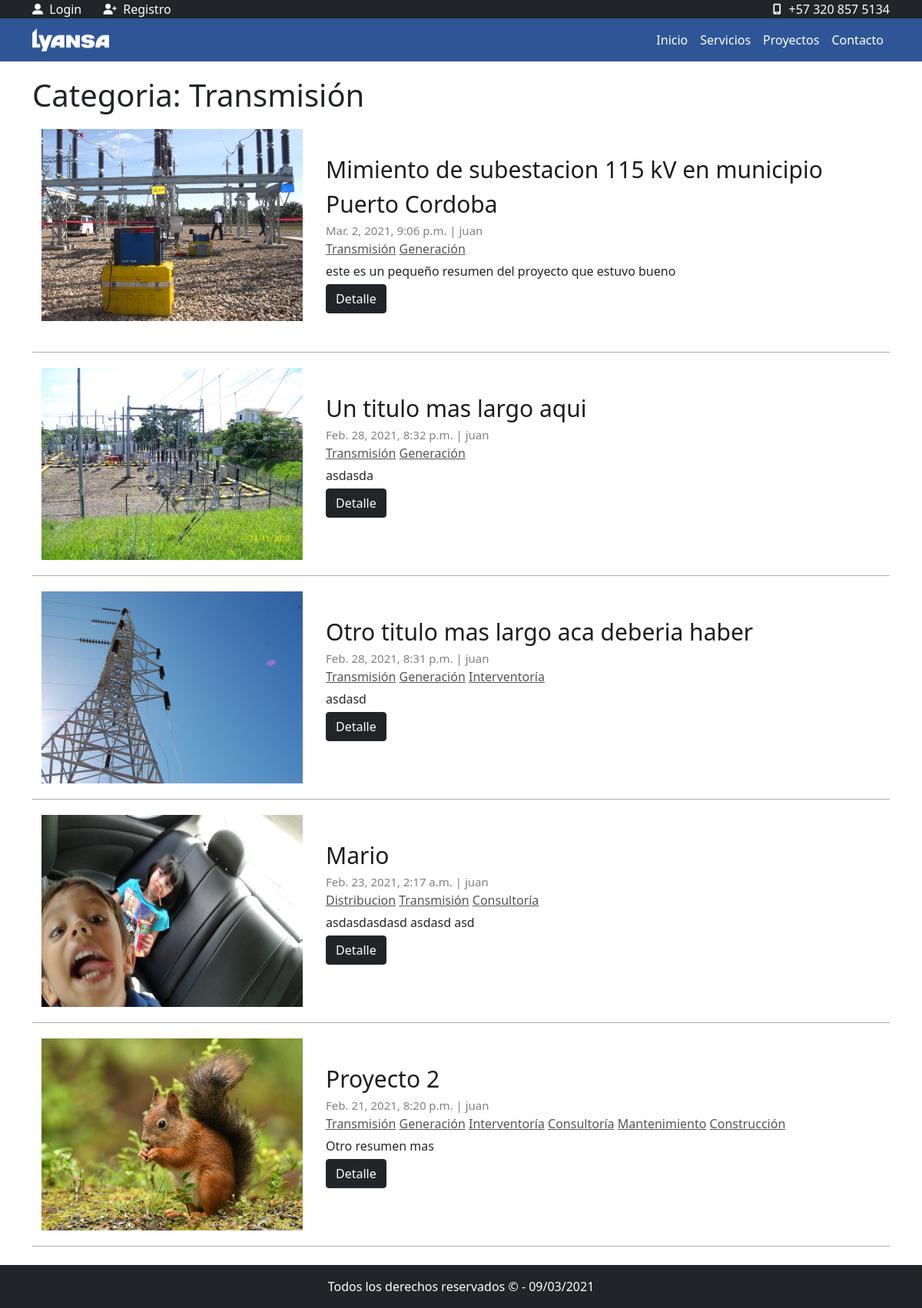
The app's page /categoria/Transmisión/ with its own data.
### Apps/proyectos/models.py (models this page shows, shortened)
class Proyecto(models.Model):
    nombre = models.CharField(max_length=150,verbose_name="Titulo")
    year = models.IntegerField(verbose_name="Año")
    resumen = models.CharField(verbose_name="Resumen", max_length=250)
    Categories = models.ManyToManyField(Categoria, verbose_name="Categorias", blank=True, related_name="articulos")
    descripcion = RichTextField(verbose_name="Descripcion",blank=True)
    imagen = models.ImageField(upload_to="media", height_field=None, width_field=None, max_length=None,blank=True)
    user = models.ForeignKey(User, verbose_name="Usuario", on_delete=models.CASCADE, editable=False)
    publico = models.BooleanField(default=False)
    created_at = models.DateTimeField(auto_now_add=True, verbose_name="Creado el")
    updated_at= models.DateTimeField(auto_now=True, verbose_name="Actualizado el")
    objects = PortadasManager()
    class Meta:
        verbose_name= "Proyecto"
        verbose_name_plural = "Proyectos"

class Categoria(models.Model):
    nombre = models.CharField(verbose_name="Categoria", max_length=100)
    descripcion = models.CharField(verbose_name="Descripcion", max_length=250)
    class Meta:
        verbose_name = "Categoria"
        verbose_name_plural = "Categorias"
    def __str__(self):
        return self.nombre

### Apps/proyectos/views.py (the view)
# urls.py: path('categoria/<nombre>/',views.VistaxCategoria.as_view(),name="listacategoria"),
class VistaxCategoria(ListView):
    model = Proyecto
    context_object_name= "proyectos"
    template_name= "proyectos/categorias.html"
    def get_queryset(self):
        categoria = self.kwargs['nombre']
        lista = Proyecto.objects.filter(Categories__nombre=categoria,publico=True).order_by("-created_at")
        return lista
    def get_context_data(self, **kwargs):
        dpto = self.kwargs['nombre']
        context = super().get_context_data(**kwargs)
        context["dpto"] = dpto
        return context

### templates/proyectos/categorias.html (shortened to what this page needs)
{% extends 'layout.html' %}
{%load static%}
  {% block content %}
  {% include 'header.html' %}
  <div class="container">
    <h1 style="margin: 20px 0px;"> Categoria: {{dpto}} </h1>
    {% include 'proyectos/bucle.html' %}
  </div>
  {% endblock content %}

### templates/proyectos/bucle.html
{% for pr in proyectos %}
             <div class="container" style="margin-top: 20px; padding-bottom: 20px; border-bottom: 1px solid #aaa">
                  {% if pr.imagen != 'null'  and pr.imagen.url|length >= 1  %}
                      <div style="float: left;">
                          <img src="{{pr.imagen.url}}" style="width: 340px; height:250px; margin-right: 30px;"/>
                        </div>
                  {% endif %}
                    <div id="cajalista">
                          <p><a class="nombreenlace" href="{% url 'proyecto_app:detalle' pr.id %}">{{pr.nombre}}</a></p>
                          <span class="date">{{pr.created_at}} | {{pr.user}}</span>
                          <p>
                            {% for categoria in pr.Categories.all %}
                            <a href="{% url 'proyecto_app:listacategoria' categoria.nombre %}" style="color: #555555;">{{categoria}}</a>
                            {% endfor %}
                          </p>
                          <p class="resumen">
                            {{pr.resumen}}
                          </p>
                          <a type="button" class="btn btn-dark" href="{% url 'proyecto_app:detalle' pr.id %}"> Detalle</a>
                    </div>
              </div>
    {% endfor %}

### static/css/estilos.css (style rules this page uses)
p { margin: 0; }
.date { font-size: 15px; color: gray; margin-bottom: 5px; }
.resumen { margin: 5px auto; }
.nombreenlace { font-size: 30px; font-style: normal; color: rgb(29, 27, 27); text-decoration: none; transition: all 300ms; }
#cajalista { padding-left: 30px; min-height: 250px; padding: 30px; }

### records on screen
Proyecto: imagen (picture), nombre "Mimiento de subestacion 115 kV en municipio Puerto Cordoba", created_at "Mar. 2, 2021, 9:06 p.m.", user "juan", resumen "este es un pequeño resumen del proyecto que estuvo bueno"
Categoria: nombre "Transmisión"
Categoria: nombre "Generación"
Proyecto: imagen (picture), nombre "Un titulo mas largo aqui", created_at "Feb. 28, 2021, 8:32 p.m.", user "juan", resumen "asdasda"
Proyecto: imagen (picture), nombre "Otro titulo mas largo aca deberia haber", created_at "Feb. 28, 2021, 8:31 p.m.", user "juan", resumen "asdasd"
Categoria: nombre "Interventoría"
Proyecto: imagen (picture), nombre "Mario", created_at "Feb. 23, 2021, 2:17 a.m.", user "juan", resumen "asdasdasdasd asdasd asd"
Categoria: nombre "Distribucion"
Categoria: nombre "Consultoría"
Proyecto: imagen (picture), nombre "Proyecto 2", created_at "Feb. 21, 2021, 8:20 p.m.", user "juan", resumen "Otro resumen mas"
Categoria: nombre "Mantenimiento"
Categoria: nombre "Construcción"

### other values on screen
{{ dpto }} "Transmisión"
